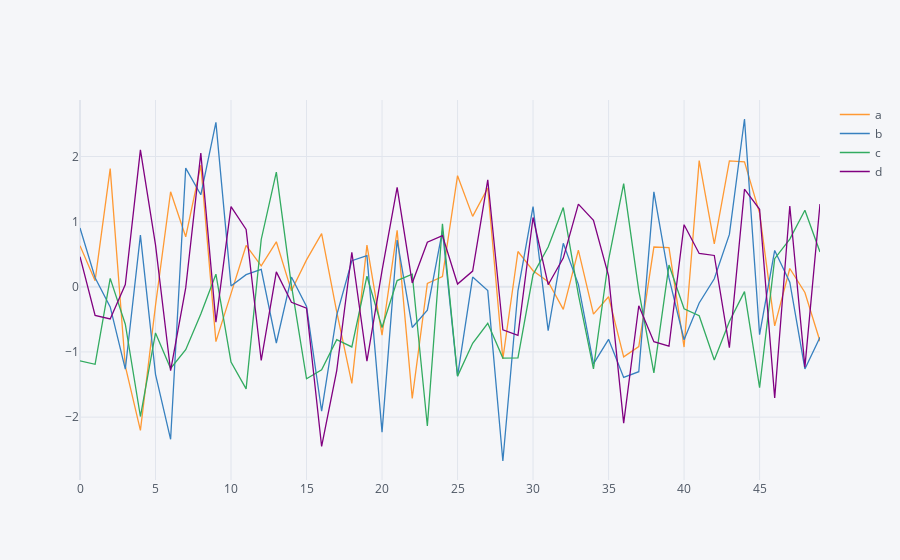

The code cell stored with this chart in its notebook:
### Markdown cell above
# Basics

### Code cell
arr_1 = np.random.randn(50, 4)
df_1 = pd.DataFrame(arr_1, columns = ['a','b','c','d'])
df_1.head()
df_1.iplot()
